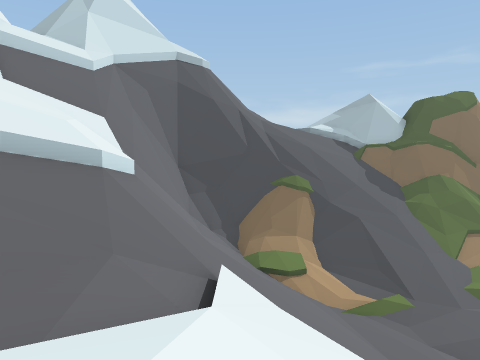
[1] (above)

24 first-person views from a walk through a Unity game level. The camera is 1.3 m above the floor, tilts 2° down and sees 70° across. The floor is counted in squares, 2 m on a side. Each view is taken from the middle of a square. On the plan, view 1 faces up. The plan holds only what a view shows up to about 10 squares ahead; the rest is blank. The place goes on beyond the plan. The player is left out.

[2]
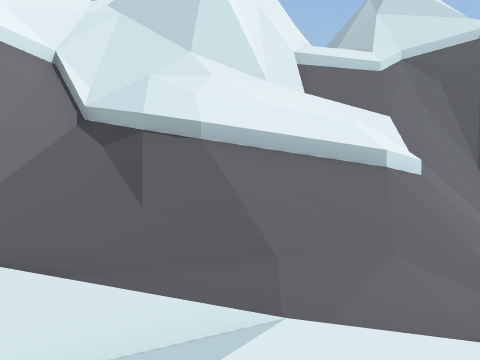

[3]
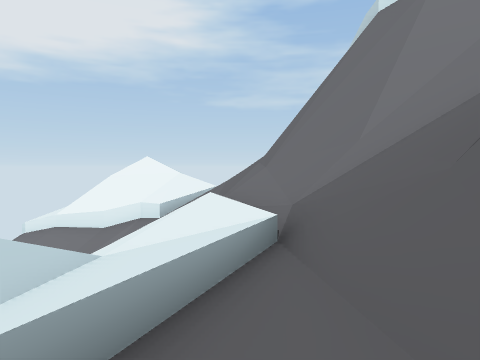

[4]
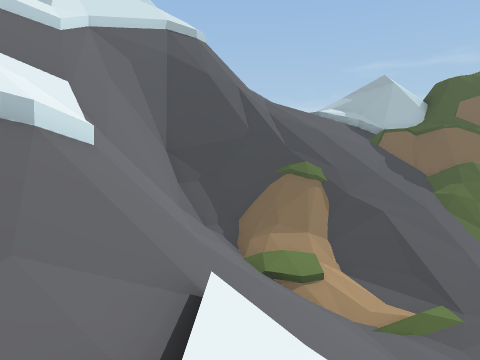

[5]
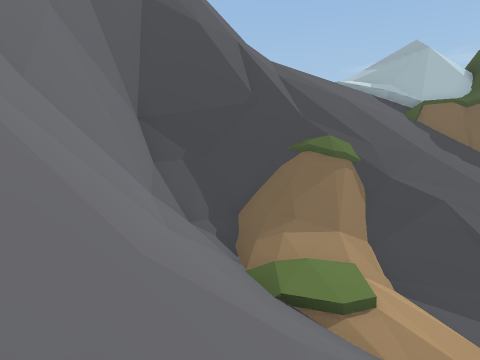

[6]
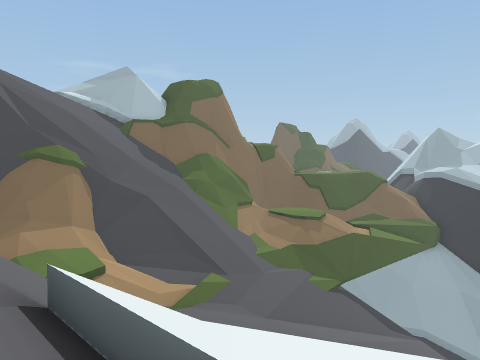

[7]
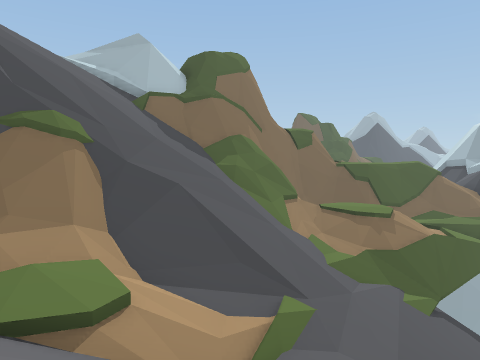

[8]
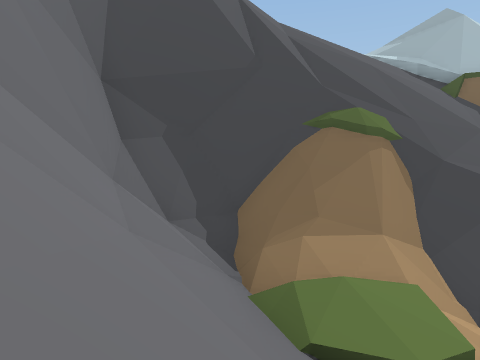

[9]
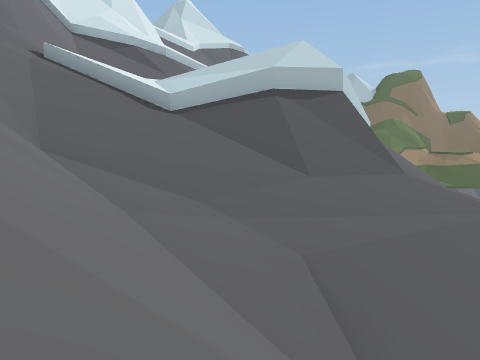

[10]
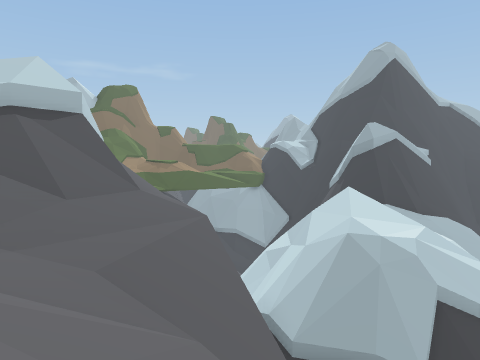

[11]
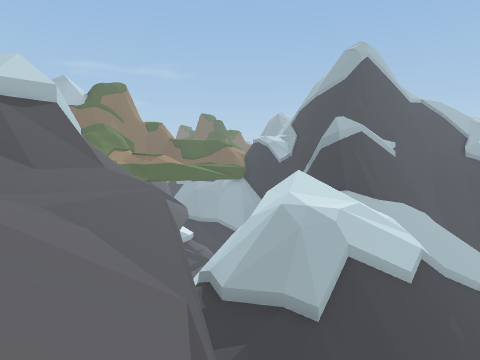

[12]
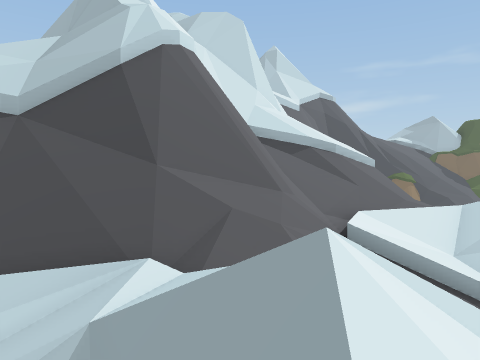

[13]
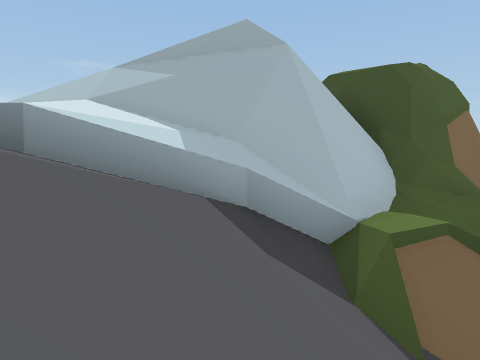

[14]
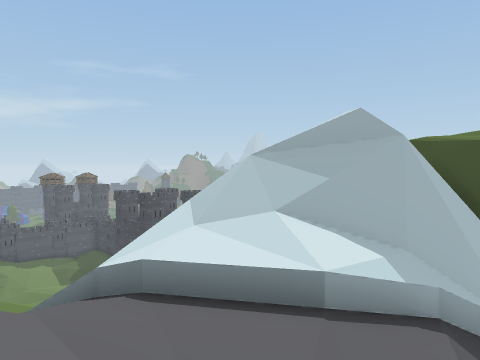

[15]
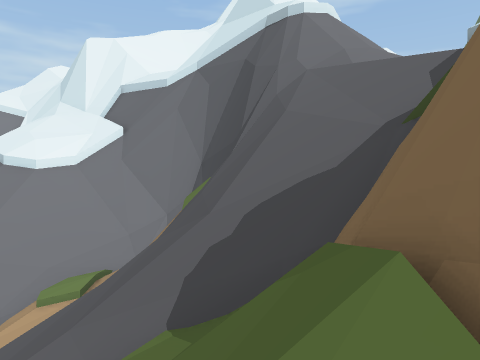

[16]
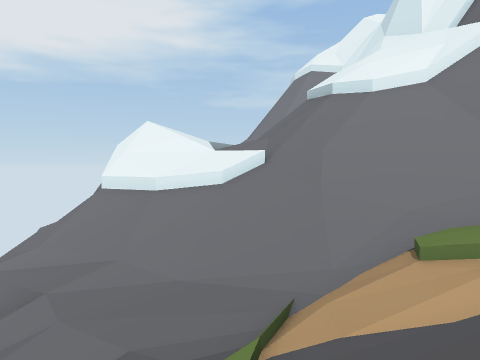

[17]
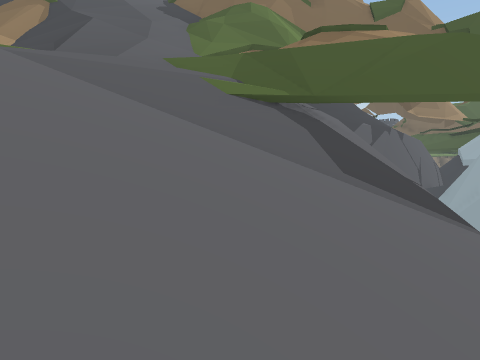

[18]
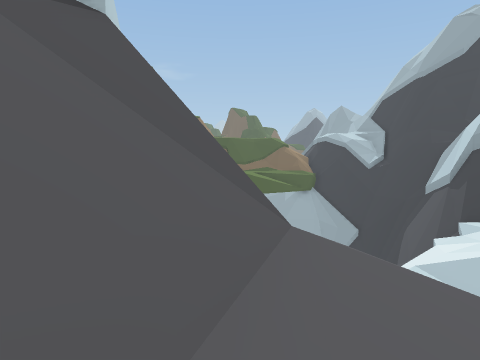

[19]
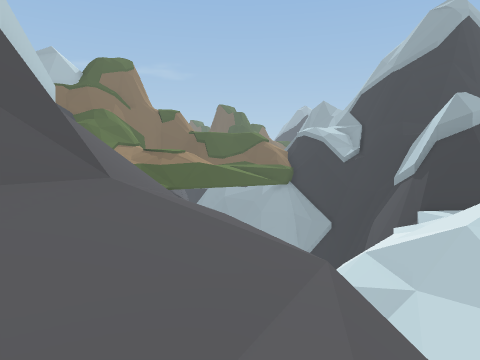

[20]
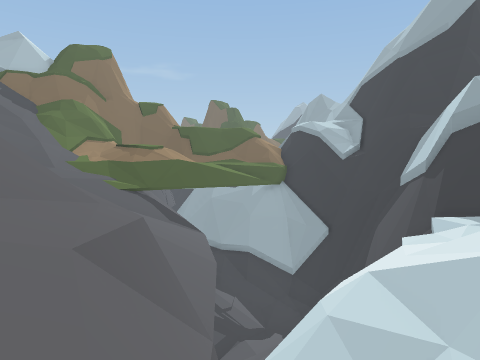

[21]
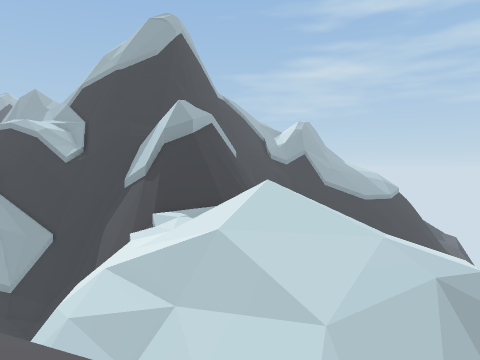

[22]
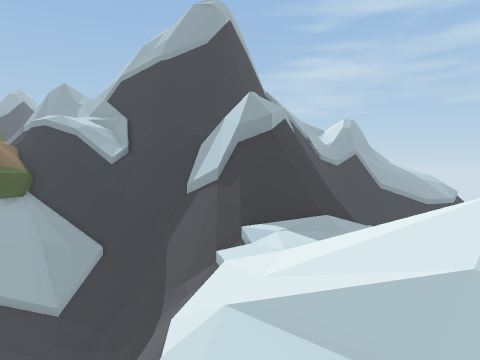

[23]
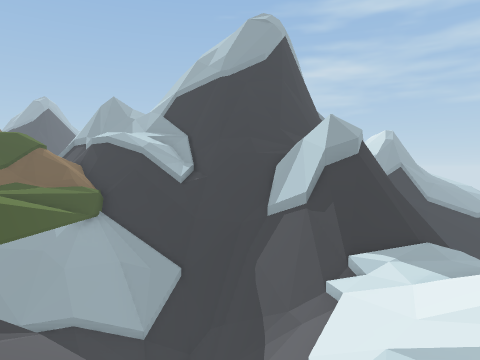

[24]
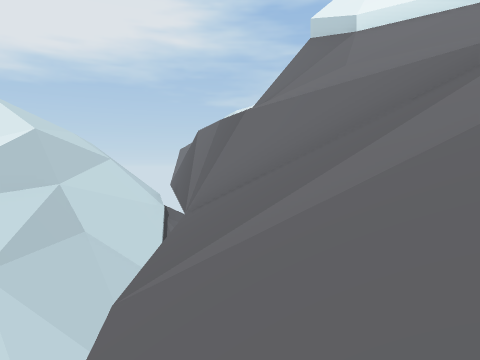

### Floor plan
Key: @ floor where view 1 was taken; # wall or solid block; x gap in a wall; . main floor; - floor 0.75 m lower than the main floor; : floor 2.5 m higher than the main floor; _ floor 4.75 m lower than the main floor; + floor 5 m higher than the main floor; * floor 11.25 m higher than the main floor; % floor 12 m higher than the main floor; / step, stairs or slope; = window, fence, low wall or low ledge; ^ raised ledge; v drop or lower ground.
Columns run from 12 left of view 1 to 13 right of it. Each row starts with its distance up from view 1.
 21                 //
 20               ////=#
 19               /%///= ##
 18            v//*////v #
 17            ///%///####
 16            x#/////###
 15            v#=/////##
 14             ###///////
 13           ####=#////##
 12           ##/=##/////
 11           #//////////
 10          ##//:///////
  9          #///////////##
  8          #/////..//////v=
  7          #/////..//////
  6          ^//////.//////
  5         ^/////////////v
  4        ^/////////////v
  3     #^#/////////////_
  2     #///////////////v   vv
  1     ##///////////#/vvvvvvv
  0     ##///+//@#///vvvvvvvv#
 -1     ##/////###//vvvvvvvvv#
 -2  ####////////#/vvvvv#vvvv
 -3 ##/////////////vvvv#v vvv
 -4  #=////////////vvvvvvv vvv
 -5   /////////-//vvvvvv     v
 -6   /=//#///-///vvvvvv
 -7    /=/#///-//vvvvvvvv
 -8     / // // / vvvvvvvv
 -9          // v  vvvvvv
-10          //      vvvvv
-11          /v
-12          /

Where each view was taken, in squares from view 1:
view 1: 0 up, 0 right, facing up
view 2: 0 up, 0 right, facing up-left
view 3: 3 up, 2 left, facing down-left
view 4: 2 up, 0 right, facing up
view 5: 5 up, 0 right, facing up
view 6: 3 up, 1 left, facing up-right
view 7: 6 up, 0 right, facing up-right
view 8: 7 up, 0 right, facing up
view 9: 9 down, 2 left, facing up
view 10: 10 down, 3 left, facing up-right
view 11: 12 down, 3 left, facing up-right
view 12: 8 down, 8 left, facing up
view 13: 15 up, 3 right, facing up-right
view 14: 16 up, 1 right, facing up-right
view 15: 14 up, 9 right, facing left
view 16: 11 up, 6 right, facing down-left
view 17: 3 up, 8 right, facing up
view 18: 4 down, 1 left, facing up-right
view 19: 5 down, 0 right, facing up-right
view 20: 4 down, 2 right, facing up-right
view 21: 4 down, 1 right, facing right
view 22: 1 down, 3 right, facing right
view 23: 2 up, 3 right, facing right
view 24: 5 up, 9 right, facing down-left
